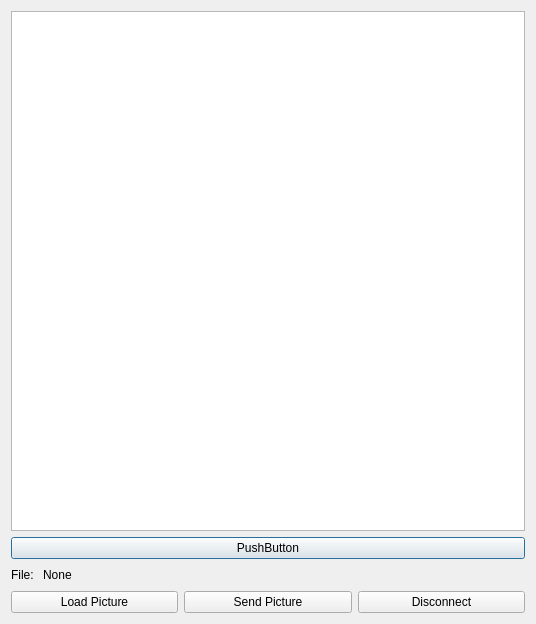
<?xml version="1.0" encoding="UTF-8"?>
<ui version="4.0">
 <class>Client</class>
 <widget class="QDialog" name="Client">
  <property name="geometry">
   <rect>
    <x>0</x>
    <y>0</y>
    <width>536</width>
    <height>624</height>
   </rect>
  </property>
  <property name="windowTitle">
   <string>Client</string>
  </property>
  <layout class="QVBoxLayout" name="verticalLayout">
   <item>
    <widget class="QGraphicsView" name="graphicsView"/>
   </item>
   <item>
    <widget class="QPushButton" name="pushButton">
     <property name="text">
      <string>PushButton</string>
     </property>
    </widget>
   </item>
   <item>
    <layout class="QHBoxLayout" name="horizontalLayout_3">
     <item>
      <widget class="QLabel" name="fileLabel">
       <property name="text">
        <string>File: </string>
       </property>
       <property name="alignment">
        <set>Qt::AlignRight|Qt::AlignTrailing|Qt::AlignVCenter</set>
       </property>
      </widget>
     </item>
     <item>
      <widget class="QLabel" name="fileNameLabel">
       <property name="text">
        <string>None</string>
       </property>
       <property name="textInteractionFlags">
        <set>Qt::LinksAccessibleByMouse|Qt::TextEditable|Qt::TextEditorInteraction|Qt::TextSelectableByKeyboard|Qt::TextSelectableByMouse</set>
       </property>
      </widget>
     </item>
     <item>
      <spacer name="horizontalSpacer">
       <property name="orientation">
        <enum>Qt::Horizontal</enum>
       </property>
       <property name="sizeHint" stdset="0">
        <size>
         <width>40</width>
         <height>20</height>
        </size>
       </property>
      </spacer>
     </item>
    </layout>
   </item>
   <item>
    <layout class="QHBoxLayout" name="horizontalLayout_2">
     <item>
      <widget class="QPushButton" name="loadPictureButton">
       <property name="text">
        <string>Load Picture</string>
       </property>
      </widget>
     </item>
     <item>
      <widget class="QPushButton" name="sendButton">
       <property name="text">
        <string>Send Picture</string>
       </property>
      </widget>
     </item>
     <item>
      <widget class="QPushButton" name="disconnectButton">
       <property name="text">
        <string>Disconnect</string>
       </property>
      </widget>
     </item>
    </layout>
   </item>
  </layout>
 </widget>
 <resources/>
 <connections>
  <connection>
   <sender>disconnectButton</sender>
   <signal>clicked()</signal>
   <receiver>Client</receiver>
   <slot>close()</slot>
   <hints>
    <hint type="sourcelabel">
     <x>197</x>
     <y>151</y>
    </hint>
    <hint type="destinationlabel">
     <x>199</x>
     <y>149</y>
    </hint>
   </hints>
  </connection>
 </connections>
</ui>
